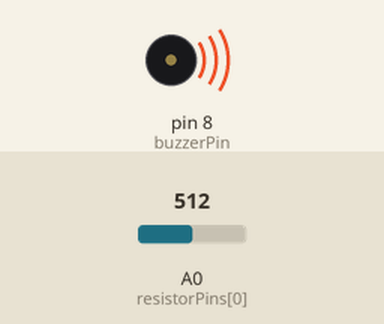
The sketch below on a simulated Arduino Uno, built with avr-gcc and run on an emulated ATmega328P. Shown: buzzer (waves = sounding). Inputs (shaded band) come from the test bench; at power-on: A0 (resistorPins[0]) = 512. What the sketch prints to the serial monitor is not drawn.

Above: at 0.1 s.
Timing chart, 0 to 1.6 s (numbered marks = the images above):
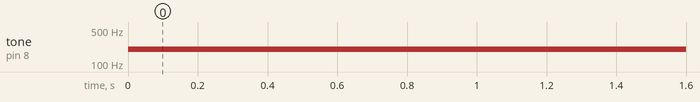

Measured:
- by itself, tone on pin 8 (buzzerPin): silent → 200 Hz at 0.00 s

The sketch:

sketch_aug5a.ino
```cpp
const int numKeys = 6;
const int resistorPins[numKeys] = {A0, A1, A2, A3, A4, A5};
const int buzzerPin = 8;

const int resistorValues[numKeys] = {47000, 6800, 5100, 68000, 20000, 10000};  // Example resistor values

const int notes[numKeys] = {200, 294, 330, 400, 490, 480};  // C4, D4, E4, F4, G4, A4

int threshold = 300;

void setup() {
  pinMode(buzzerPin, OUTPUT);
  Serial.begin(9600);
}

void playTone(int frequency) {
  tone(buzzerPin, frequency);  // Play tone on buzzer
}

void stopTone() {
  noTone(buzzerPin);  // Stop the tone
}

void loop() {
  int detectedNote = -1;

  for (int i = 0; i < numKeys; i++) {
    int sensorValue = analogRead(resistorPins[i]);  // Read the analog value from each pin
    Serial.print("Pin A");
    Serial.print(i);
    Serial.print(": ");
    Serial.println(sensorValue);

    if (sensorValue > threshold) {
      detectedNote = notes[i];
      Serial.print("Detected touch on pin A");
      Serial.print(i);
      Serial.print(". Playing note: ");
      Serial.println(notes[i]);
      break;
    }
  }

  if (detectedNote != -1) {
    playTone(detectedNote);
    delay(500);
  } else {
    stopTone();
  }

  delay(100);
}
```
